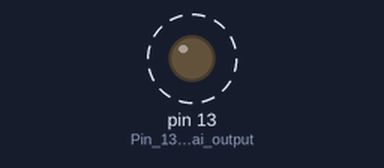
A sketch run on a simulated Arduino Uno, built with avr-gcc and run on an emulated ATmega328P. Shown: output pins drawn as LEDs (lit = HIGH). Dashed ring = blinking.

Above: at 0.5 s.
Timing chart, 0 to 4.6 s (numbered marks = the images above):
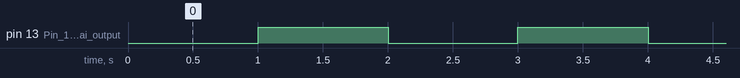

The sketch:

Percobaan_6B.ino
```cpp
unsigned long previousMillis = 0; // waktu terakhir LED berubah
const long interval = 1000; // interval kedip: 1000 ms
bool ledState = false; // status LED saat ini

void setup() {
  pinMode(13, OUTPUT); // Pin 13 sebagai output
}

void loop() {
  // Ambil waktu saat ini
  unsigned long currentMillis = millis();
  // Cek apakah sudah melewati interval
  if(currentMillis - previousMillis >= interval) {
    previousMillis = currentMillis; // simpan waktu terakhir
    ledState = !ledState; // toggle status LED
    digitalWrite(13, ledState); // tulis ke pin LED
  }
}
```

Measured:
- by itself, pin 13 (Pin_13_sebagai_output): alternates HIGH for 1.0 s and LOW for 1.0 s
